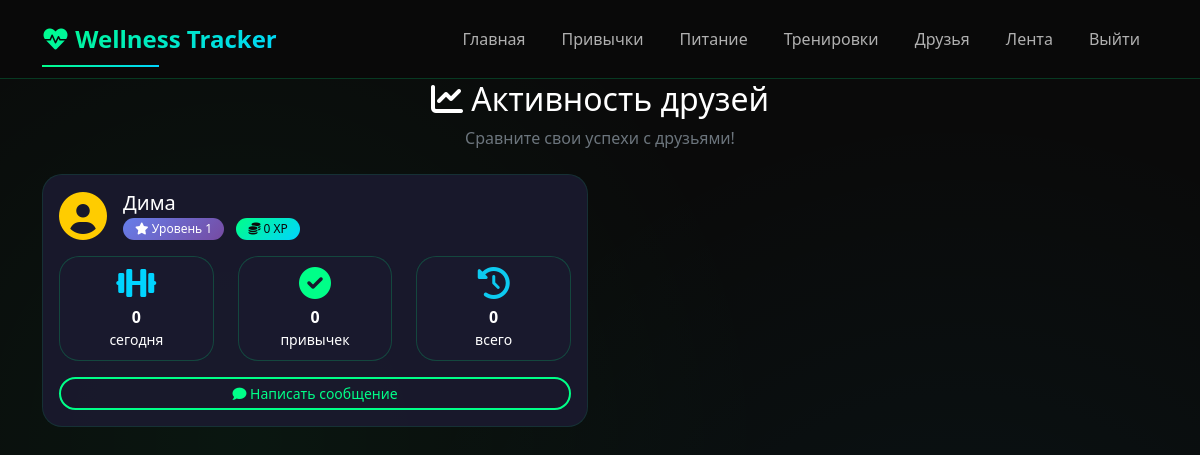
The page /friends-activity (signed in) on the database as committed earlier.
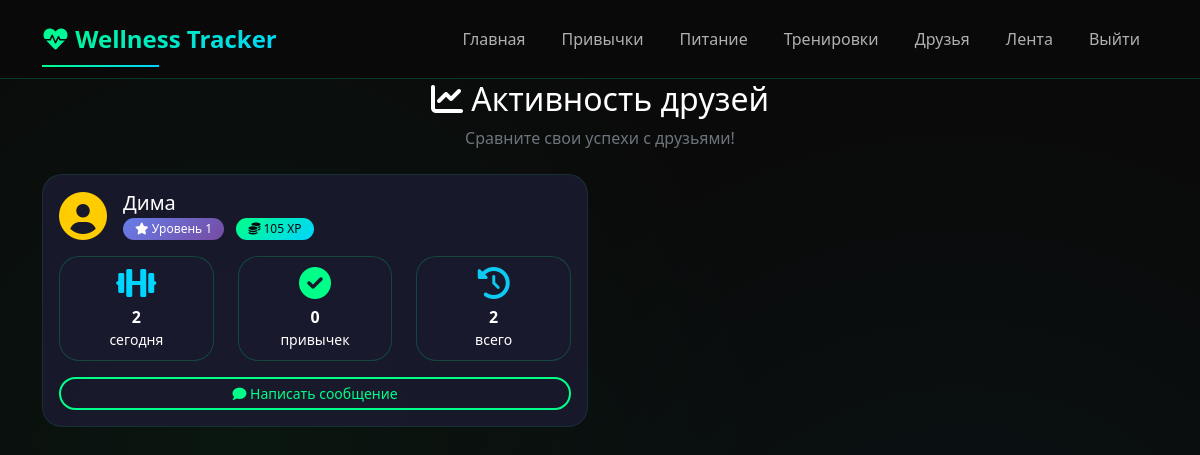
The same page on the database as committed later.
### app.py (models this page shows, shortened)
class User(db.Model):
    __tablename__ = 'users'
    id = db.Column(db.Integer, primary_key=True)
    username = db.Column(db.String(80), unique=True, nullable=False)
    email = db.Column(db.String(120), unique=True, nullable=True)  # nullable=True - можно не указывать
    password_hash = db.Column(db.String(200), nullable=False)
    total_points = db.Column(db.Integer, default=0)
    level = db.Column(db.Integer, default=1)

### app.py (the view)
@app.route('/friends-activity')
@login_required
def friends_activity():
    current_user_obj = get_user()
    friendships = Friend.query.filter(
        ((Friend.user_id == current_user_obj.id) | (Friend.friend_id == current_user_obj.id)),
        Friend.status == 'accepted'
    ).all()
    friends_ids = []
    for friendship in friendships:
        if friendship.user_id == current_user_obj.id:
            friends_ids.append(friendship.friend_id)
        else:
            friends_ids.append(friendship.user_id)
    friends_stats = []
    for friend_id in friends_ids:
        friend = User.query.get(friend_id)
        today = datetime.now().date()
        workouts_today = Workout.query.filter_by(user_id=friend_id, date=today).count()
        habits_today = HabitLog.query.filter_by(user_id=friend_id, date=today).count()
        total_workouts = Workout.query.filter_by(user_id=friend_id).count()
        total_points = friend.total_points
        friends_stats.append({
            'friend': friend,
            'workouts_today': workouts_today,
            'habits_today': habits_today,
            'total_workouts': total_workouts,
            'total_points': total_points
        })
    return render_template('friends_activity.html', friends_stats=friends_stats)

### app.py (called while the page is built)
def get_user():
    from flask import session
    user_id = session.get('user_id')
    if user_id:
        return User.query.get(user_id)
    return None

def get_current_user():
    from flask import session
    user_id = session.get('user_id')
    if user_id:
        return User.query.get(user_id)
    return None

def login_required(f):
    from functools import wraps
    @wraps(f)
    def decorated_function(*args, **kwargs):
        if not get_current_user():
            flash('Пожалуйста, войдите в систему', 'warning')
            return redirect(url_for('login'))
        return f(*args, **kwargs)
    return decorated_function

### templates/friends_activity.html (shortened to what this page needs)
{% extends "base.html" %}
{% block content %}
<div class="fade-in">
    <div class="text-center mb-4">
        <h2><i class="fas fa-chart-line"></i> Активность друзей</h2>
        <p class="text-secondary">Сравните свои успехи с друзьями!</p>
    </div>
    {% if friends_stats %}
        <div class="row">
            {% for stat in friends_stats %}
            <div class="col-md-6 mb-4">
                <div class="card">
                    <div class="card-body">
                        <div class="d-flex align-items-center mb-3">
                            <i class="fas fa-user-circle fa-3x me-3" style="color: #ffcc00;"></i>
                            <div>
                                <h5 class="mb-0">{{ stat.friend.username }}</h5>
                                <span class="badge" style="background: linear-gradient(135deg, #667eea, #764ba2);">
                                    <i class="fas fa-star"></i> Уровень {{ stat.friend.level }}
                                </span>
                                <span class="badge bg-info ms-2">
                                    <i class="fas fa-coins"></i> {{ stat.total_points }} XP
                                </span>
                            </div>
                        </div>
                        <div class="row text-center mt-3">
                            <div class="col-4">
                                <div class="stat-card" style="padding: 10px;">
                                    <i class="fas fa-dumbbell fa-2x text-primary"></i>
                                    <div class="mt-1">
                                        <strong>{{ stat.workouts_today }}</strong>
                                        <small class="d-block">сегодня</small>
                                    </div>
                                </div>
                            </div>
                            <div class="col-4">
                                <div class="stat-card" style="padding: 10px;">
                                    <i class="fas fa-check-circle fa-2x text-success"></i>
                                    <div class="mt-1">
                                        <strong>{{ stat.habits_today }}</strong>
                                        <small class="d-block">привычек</small>
                                    </div>
                                </div>
                            </div>
                            <div class="col-4">
                                <div class="stat-card" style="padding: 10px;">
                                    <i class="fas fa-history fa-2x text-info"></i>
                                    <div class="mt-1">
                                        <strong>{{ stat.total_workouts }}</strong>
                                        <small class="d-block">всего</small>
                                    </div>
                                </div>
                            </div>
                        </div>
                        <div class="mt-3">
                            <a href="/send_message_to/{{ stat.friend.id }}" class="btn btn-sm btn-outline-primary w-100">
                                <i class="fas fa-comment"></i> Написать сообщение
                            </a>
                        </div>
                    </div>
                </div>
            </div>
            {% endfor %}
        </div>
    {% endif %}
</div>
{% endblock %}

Rows that differ between the two databases and show on the page:
changed User "Дима": total_points "0" → "105"; workouts_today "0" → "2"; total_workouts "0" → "2"
